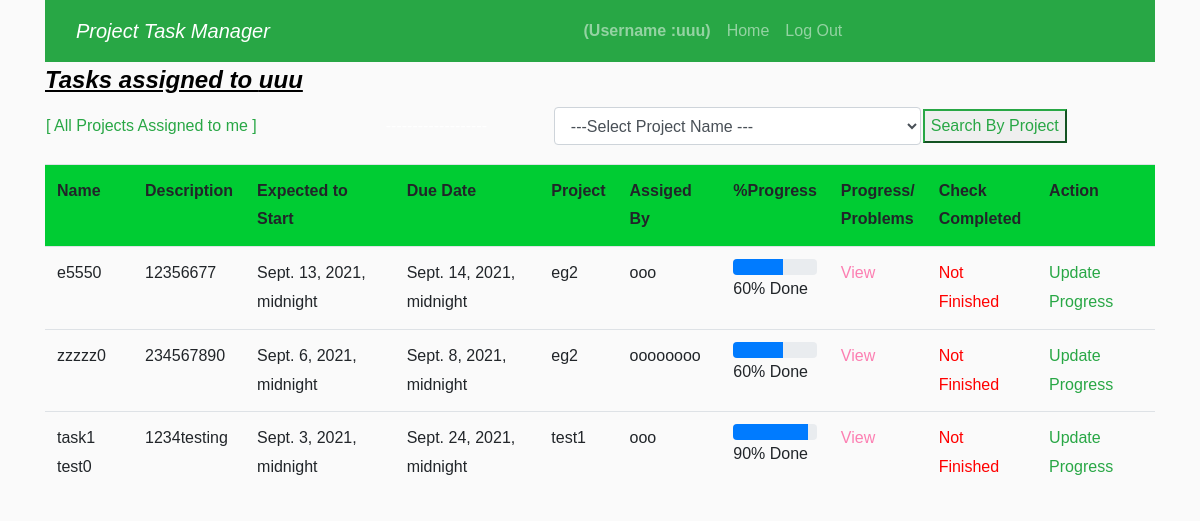
The page / (signed in) on the database its author committed.
### prjtask/models.py (models this page shows, shortened)
class User(AbstractUser):
    ulevel=(
        (2, "worker"),
        (1, "manager")
    )
    userlevels=models.IntegerField(choices=ulevel , default = 2, blank = True)

class Task(models.Model) :
    name  = models.CharField(max_length=200)
    t_description = models.TextField(max_length=1000)
    project = models.ForeignKey(Projects, on_delete=models.CASCADE)
    tuser=models.ForeignKey(User, on_delete=models.CASCADE, related_name="tusertask")
    start_time    = models.DateTimeField(auto_now_add=False )
    end_time      = models.DateTimeField(null=True)
    status = models.IntegerField(default=0)
    asignedto  = models.ForeignKey(User, on_delete=models.CASCADE, related_name="asignedtotask")
    expected_end    = models.DateTimeField(null=True )
    progress = models.TextField(max_length=2000 , null=True)
    chck=models.CharField(max_length=100)
    status2=models.BooleanField(default=False)

class Projects(models.Model):
    name = models.CharField(max_length=150)
    start = models.DateTimeField(auto_now=True )
    end      = models.DateTimeField(null=True)
    status = models.IntegerField(default=0)
    counttask = models.IntegerField(default=0)
    completed = models.IntegerField(default=0)
    not_completed =models.IntegerField(default=0)
    status2 = models.BooleanField(default=False)
    complete = models.IntegerField(default=0)
    class Meta:
        ordering = ['name']

### prjtask/views.py (the view)
# urls.py: path("", views.index, name="index"),
def index(request):
    if not request.user.is_authenticated:
        return render(request, 'prjtask/login.html' )
    else:
        user0 =  User.objects.get(username=request.user.username)
        prj = Projects.objects.all()
        tsk = Task.objects.all()
        if user0.userlevels == 1:
            rolelevel = 1
        else:
            rolelevel= 2
            user00 = User.objects.get(username=request.user.username)
            userall= User.objects.all()
            tsk0 = Task.objects.filter(asignedto_id=user00.id).order_by('-start_time')
            otsk0 = Task.objects.filter(asignedto_id=user00.id).values('project_id').distinct()
            prjtsk = Projects.objects.all()
            return  render(request,"prjtask/index.html",{'rolelevel':rolelevel ,'task0':tsk0,'user00':userall  , 'prjtsk':prjtsk ,'prj1':prj ,'task01':otsk0})
        return render(request, "prjtask/index.html" ,{'rolelevel':rolelevel , 'prj':prj , 'tsk':tsk})

### prjtask/templates/prjtask/index.html (shortened to what this page needs)
{% extends "prjtask/layout.html" %}
{% load static %}
{% block link %}
<link rel="stylesheet" href="https://cdnjs.cloudflare.com/ajax/libs/jquery-modal/0.9.1/jquery.modal.min.css" />
{% endblock%}
{% block body %}
{% if rolelevel == 1 %}
    <div class="container">
        <h4><b><u><i>Projects List</u></i></u></b></h4>
    <div class="btnright">
        <a class="btn-outline-success" style="float: right; " href="{% url 'addproject' %}">[ Add New Project ]<br></a>
    </div>
    <table class="table" width="100%">
        <tr bgcolor="#cccccc" >
            <font color="#ffffff">
                <th bgcolor="#c5c5c5"> Name</th>
                <th>Created</th>
                <th>Tasks</th>
                <th>No. of Completed</th>
                <th>Action</th>
            </font>
        </tr>
        {% if prj %}
            {% for prj in prj %}
                 <tr>
                     <td>{{prj.name}}</td>
                     <td>{{prj.start}}</td>
                     <td>{{prj.counttask}}</td>
                     <td>
                        {{ prj.completed }}
                    </td>
                     <td><a href="{% url 'assign' prj.id %}" class="btn-outline-success">Assign </a> / <a href="{% url 'view' prj.id %}" class="btn-outline-success"> View Tasks </a>/<a href="{% url 'deletepr' prj.id %}" class="btn-outline-success">Delete(Project) </a>  </td>
                 </tr>
            {% endfor %}
        {% endif %}
    </table>
    </div>
{% else %}
<div class="container">
    <h4><b><u><i>Tasks assigned to {{user.username}}</u></i></u></b></h4>
             <table style="float: right; "  width="100%">
                 <tr>
                     <td><a class="btn-outline-success" href="{% url 'index' %}">[ All Projects Assigned to me ]</a></td>
                     <td><font color="white">-------------------</fontcolor></td><td></td>
                     <td>
                         <form name="form1">
                            <select name= "stxt" id="searchtxt1" class="form-control">
                                <option selected disabled="True">---Select Project Name --- </option>
                              </select>
                         </form>
                    </td>
                     <td>
                         <button  id ="searchtx"  value = "Search" class="btn-outline-success" id ="searchbtn"onclick ="search()" >Search By Project</button></td>
                 </tr>
             </table>
</div><br><br>
<div class="container">
<table class="table" width="100%" id="searchaall" >
    <tr bgcolor="#00cc33" >
        <font color="#ffffff">
            <th > Name</th>
            <th>Description</th>
            <th>Expected to Start</th>
            <th>Due Date</th>
            <th>Project</th>
            <th>Assiged By</th>
            <th>%Progress</th><th>Progress/<br>Problems</th>
            <th>Check<br> Completed</th>
            <th>Action</th>
        </font>
    </tr><div >{% if task0 %}
    {% for prj in task0 %}
         <tr>
             <td>{{prj.name}}0</td>
             <td>{{prj.t_description}}</td>
             <td>{{prj.start_time}}</td>
             <td>{{prj.expected_end}}</td>
             <td>{% for prj1 in prj1 %}{% if prj.project_id == prj1.id %}{{prj1.name}}{% endif %}{% endfor %}</td>
             <td>{% for userall in user00 %}{% if prj.tuser_id == userall.id %}{{userall.username}}{% endif %}{% endfor %}</td>
             <td><div class="progress">
                <div class="progress-bar" role="progressbar" aria-valuenow="{{prj.status}}"
                aria-valuemin="0" aria-valuemax="100" style="width:{{prj.status}}%">
            </div>
        </div>{{prj.status}}% Done</td>
        <td>{% if prj.progress == None %}None{% else %}
            <p><a href="#ex1{{prj.id}}" rel="modal:open">View</a></p>{% endif %}</td>
             <td>{% if prj.status == 100 %} Completed{% else %}<font color="red">Not Finished</font> {% endif %}</td>
            <td>{% if prj.status == 100 %}Task Completed
                 <br> <font color="grey"><h6><i>(Only Manager can Amend)</i></h6></font>{% else %}<a href="{% url 'action' prj.id %}" class="btn-outline-success">Update Progress </a> {% endif %}
                </td>
         </tr>
    {% endfor %}
{% endif %}     </div>
</table>
{% endif %}
{% endblock %}

### prjtask/templates/prjtask/layout.html (shortened to what this page needs)
{% load static %}
<!DOCTYPE html>
<html lang="en">
    <head>
        <link href="{% static 'prjtask/bootstrap.css' %}" rel="stylesheet">
        <link rel="stylesheet" href="{% static 'prjtask/css/style.css' %}">
      {% block link %}
      {% endblock %}
    </head>
    <body>
		<div class="container">
            <nav class="navbar navbar-dark navbar-expand-lg ftco_navbar bg-success" id="ftco-navbar">
		    <div class="container">
		    	<a class="navbar-brand" href="index.html"><i>Project Task Manager</i></a>
		      <div class="collapse navbar-collapse" id="ftco-nav">
                <ul class="navbar-nav mr-auto">
                    {% if user.is_authenticated %}
                        <li class="nav-item">
                            <a class="nav-link" href="#"><strong>(Username :{{ user.username }})</strong></a>
                        </li>
                    {% endif %}
                    <li class="nav-item">
                      <a class="nav-link" href="{% url 'index' %}">Home</a>
                    </li>
                    {% if user.is_authenticated %}
                        <li class="nav-item">
                            <a class="nav-link" href="{% url 'logout' %}">Log Out</a>
                        </li>
                    {% endif %}
                  </ul>
		      </div>
		    </div>
		  </nav>
  </div>
        <div class="body">
            {% block body %}
            {% endblock %}
        </div>
    </body>
</html>

### rows shown on the page
User: username "uuu"
Task: name "e555", t_description "12356677", start_time "Sept. 13, 2021, midnight", expected_end "Sept. 14, 2021, midnight", status "60", shows "Not Finished", shows "Update Progress"
Projects: name "eg2"
User: username "ooo"
Task: name "zzzzz", t_description "234567890", start_time "Sept. 6, 2021, midnight", expected_end "Sept. 8, 2021, midnight", status "60", shows "Not Finished", shows "Update Progress"
User: username "oooooooo"
Task: name "task1 test", t_description "1234testing", start_time "Sept. 3, 2021, midnight", expected_end "Sept. 24, 2021, midnight", status "90", shows "Not Finished", shows "Update Progress"
Projects: name "test1"
